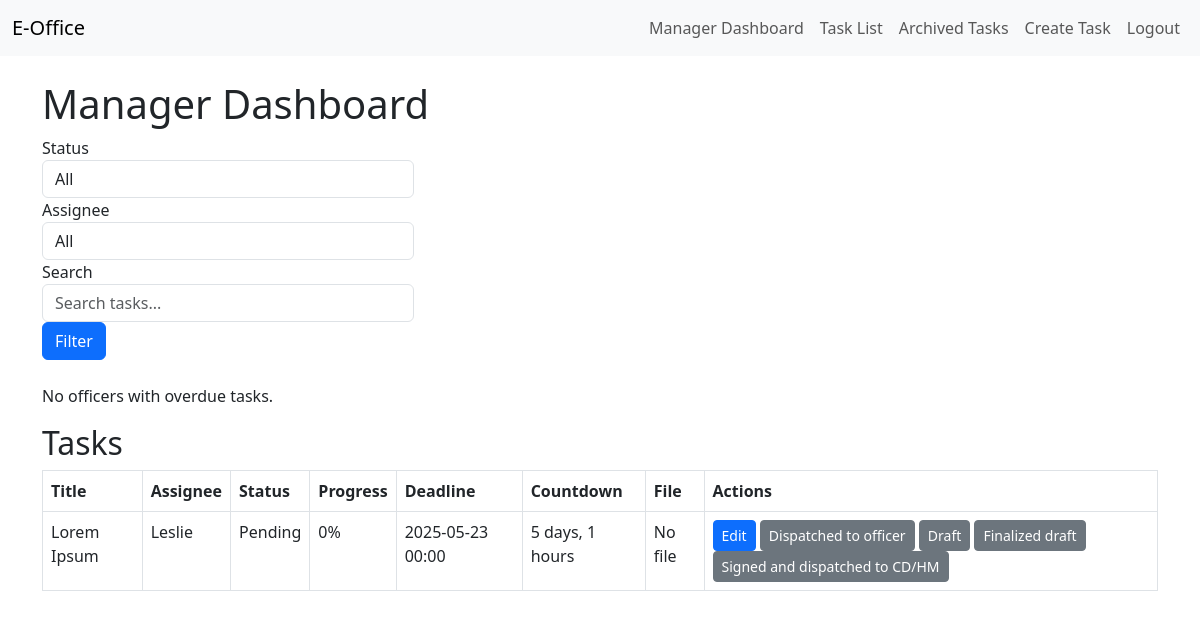
Before: /tasks/manager/dashboard/ (signed in) with the older database file.
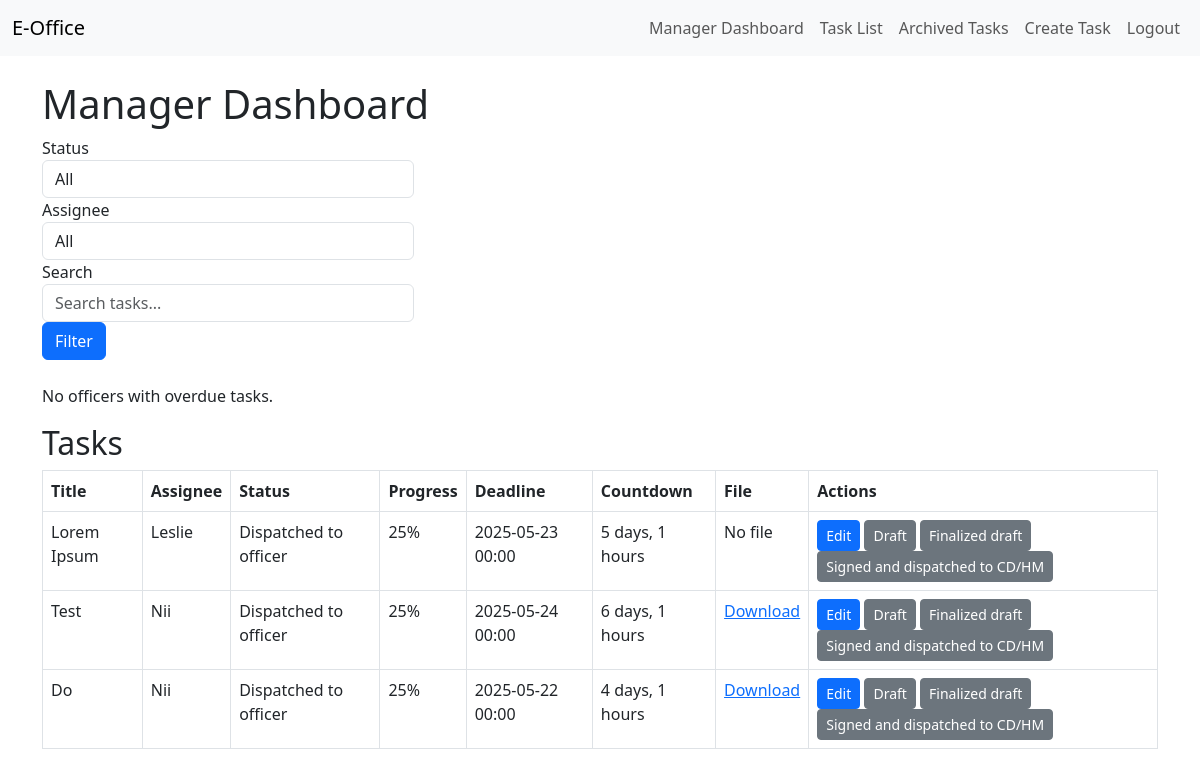
After: the same page with the newer database file.
### tasks/models.py (models this page shows, shortened)
class Task(models.Model):
    STATUS_CHOICES = [
        ('dispatched-officer', 'Dispatched to officer'),
        ('draft', 'Draft'),
        ('finalized-draft', 'Finalized draft'),
        ('signed-dispatched', 'Signed and dispatched to CD/HM'),
    ]
    title = models.CharField(max_length=200)
    description = models.TextField(blank=True)
    status = models.CharField(max_length=50, choices=STATUS_CHOICES, default='dispatched-officer')
    deadline = models.DateTimeField(null=True, blank=True)
    assignee = models.ForeignKey(User, on_delete=models.CASCADE, related_name='tasks')
    created_by = models.ForeignKey(User, on_delete=models.CASCADE, related_name='created_tasks')
    is_archived = models.BooleanField(default=False)
    created_at = models.DateTimeField(auto_now_add=True)
    updated_at = models.DateTimeField(auto_now=True)
    file = models.FileField(upload_to='task_files/', null=True, blank=True)
    def get_progress(self):
        progress_map = {
            'dispatched-officer': 25,
            'draft': 50,
            'finalized-draft': 75,
            'signed-dispatched': 100,
        }
        return progress_map.get(self.status, 0)

### tasks/views.py (the view)
# urls.py: path('manager/dashboard/', views.ManagerDashboardView.as_view(), name='manager_dashboard'),
class ManagerDashboardView(LoginRequiredMixin, ListView):
    model = Task
    template_name = 'tasks/manager_dashboard.html'
    context_object_name = 'tasks'
    def get_queryset(self):
        user = self.request.user
        if not (user.is_superuser or (hasattr(user, 'profile') and user.profile.is_manager)):
            messages.error(self.request, "Only managers can access the manager dashboard.")
            return Task.objects.none()
        queryset = Task.objects.filter(is_archived=False)
        status = self.request.GET.get('status')
        assignee = self.request.GET.get('assignee')
        search = self.request.GET.get('search')
        if status:
            queryset = queryset.filter(status=status)
        if assignee:
            queryset = queryset.filter(assignee__username=assignee)
        if search:
            queryset = queryset.filter(Q(title__icontains=search) | Q(description__icontains=search))
        return queryset
    def get_context_data(self, **kwargs):
        context = super().get_context_data(**kwargs)
        context['status_choices'] = Task.STATUS_CHOICES
        context['assignees'] = User.objects.all()
        now = timezone.now()
        for task in context['tasks']:
            if task.deadline:
                time_left = task.deadline - now
                task.countdown = {
                    'days': time_left.days,
                    'hours': time_left.seconds // 3600,
                    'is_overdue': time_left.total_seconds() < 0
                }
            else:
                task.countdown = None
        overdue_tasks = Task.objects.filter(
            is_archived=False,
            deadline__lt=now,
            status__in=['dispatched-officer', 'draft', 'finalized-draft']
        ).select_related('assignee')
        overdue_officers = {}
        for task in overdue_tasks:
            officer = task.assignee
            if officer not in overdue_officers:
                overdue_officers[officer] = []
            overdue_officers[officer].append(task)
        context['overdue_officers'] = [
            {
                'officer': officer,
                'tasks': tasks,
                'reminder_url': reverse_lazy('send_reminder', kwargs={'user_id': officer.id})
            }
            for officer, tasks in overdue_officers.items()
        ]
        return context

### tasks/templates/tasks/manager_dashboard.html (shortened to what this page needs)
{% extends 'tasks/base.html' %}
{% block content %}
  <h1>Manager Dashboard</h1>
  <form method="get" class="mb-4">
    <div class="form-row">
      <div class="form-group col-md-4">
        <label for="status">Status</label>
        <select name="status" id="status" class="form-control">
          <option value="">All</option>
        </select>
      </div>
      <div class="form-group col-md-4">
        <label for="assignee">Assignee</label>
        <select name="assignee" id="assignee" class="form-control">
          <option value="">All</option>
        </select>
      </div>
      <div class="form-group col-md-4">
        <label for="search">Search</label>
        <input type="text" name="search" id="search" class="form-control" value="{{ request.GET.search }}" placeholder="Search tasks...">
      </div>
    </div>
    <button type="submit" class="btn btn-primary">Filter</button>
  </form>
  {% if overdue_officers %}
    <h2>Officers with Overdue Tasks</h2>
    <table class="table table-bordered">
      <thead>
        <tr>
          <th>Officer</th>
          <th>Overdue Tasks</th>
          <th>Action</th>
        </tr>
      </thead>
      <tbody>
        {% for item in overdue_officers %}
          <tr>
            <td>{{ item.officer.username }}</td>
            <td>
              <ul>
                {% for task in item.tasks %}
                  <li>{{ task.title }} (Deadline: {{ task.deadline|date:"Y-m-d H:i" }})</li>
                {% endfor %}
              </ul>
            </td>
            <td>
              <a href="{{ item.reminder_url }}" class="btn btn-warning btn-sm">Send Reminder Banner</a>
            </td>
          </tr>
        {% endfor %}
      </tbody>
    </table>
  {% else %}
    <p>No officers with overdue tasks.</p>
  {% endif %}
  <h2>Tasks</h2>
  <table class="table table-bordered">
    <thead>
      <tr>
        <th>Title</th>
        <th>Assignee</th>
        <th>Status</th>
        <th>Progress</th>
        <th>Deadline</th>
        <th>Countdown</th>
        <th>File</th>
        <th>Actions</th>
      </tr>
    </thead>
    <tbody>
      {% for task in tasks %}
        <tr {% if task.countdown.is_overdue %}class="table-danger"{% endif %}>
          <td>{{ task.title }}</td>
          <td>{{ task.assignee.username }}</td>
          <td>{{ task.get_status_display }}</td>
          <td>{{ task.get_progress }}%</td>
          <td>{{ task.deadline|date:"Y-m-d H:i" }}</td>
          <td>
            {% if task.countdown %}
              {% if task.countdown.is_overdue %}
                Overdue
              {% else %}
                {{ task.countdown.days }} days, {{ task.countdown.hours }} hours
              {% endif %}
            {% else %}
              No deadline
            {% endif %}
          </td>
          <td>
            {% if task.file %}
              <a href="{{ task.file.url }}" target="_blank">Download</a>
            {% else %}
              No file
            {% endif %}
          </td>
          <td>
            <a href="{% url 'task_update' task.pk %}" class="btn btn-sm btn-primary">Edit</a>
            {% for status, label in status_choices %}
              {% if status != task.status %}
                <form action="{% url 'task_direct_status_update' task.pk status %}" method="post" class="d-inline">
                  <button type="submit" class="btn btn-sm btn-secondary">{{ label }}</button>
                </form>
              {% endif %}
            {% endfor %}
          </td>
        </tr>
      {% endfor %}
    </tbody>
  </table>
{% endblock %}

Changed rows visible on the page:
changed Task "Lorem Ipsum": status "Pending" → "Dispatched to officer"; get_progress "0" → "25"
added Task: title "Test", assignee.username "Nii", status "Dispatched to officer", get_progress "25", deadline "2025-05-24 00:00", countdown.days "6", countdown.hours "1", status_choices "Draft" "Finalized draft" "Signed and dispatched to CD/HM"
added Task: title "Do", assignee.username "Nii", status "Dispatched to officer", get_progress "25", deadline "2025-05-22 00:00", countdown.days "4", countdown.hours "1", status_choices "Draft" "Finalized draft" "Signed and dispatched to CD/HM"
Other visible differences:
list line gone: "Dispatched to officer"
